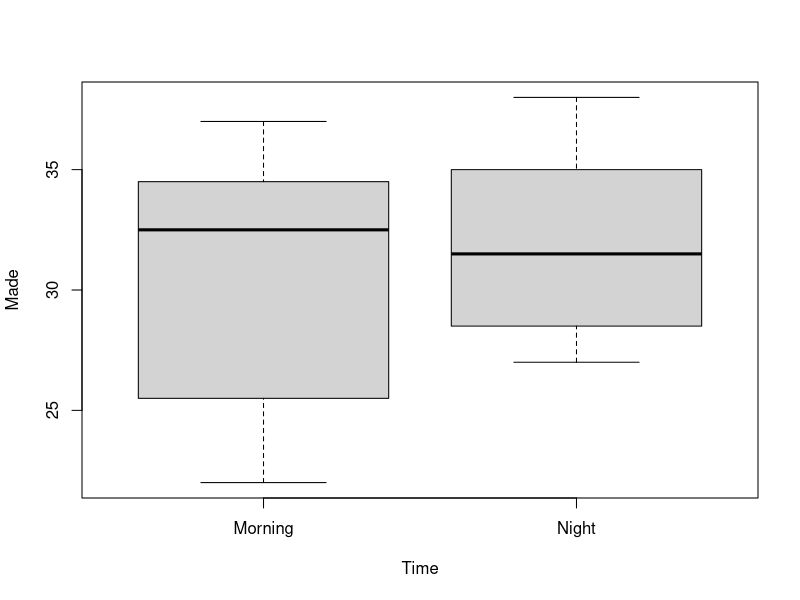
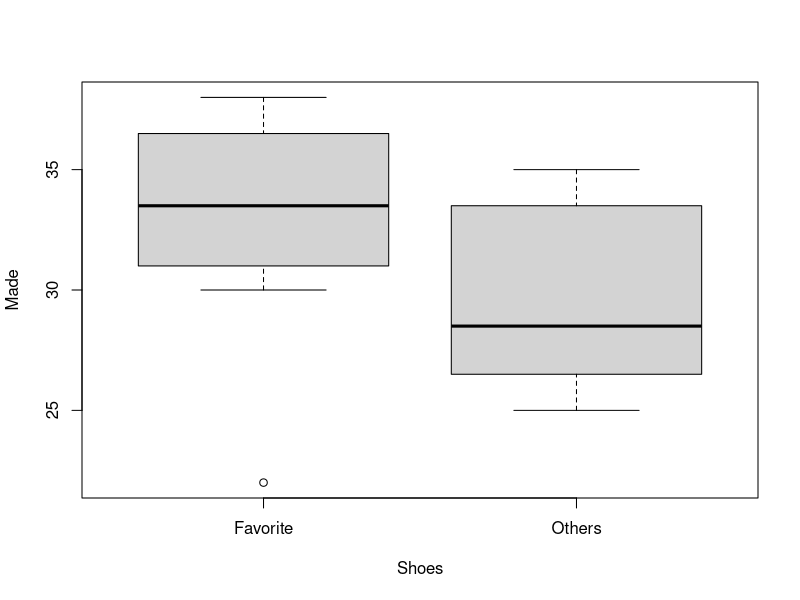

Generate these figures, in order, with R: (Note: this script raises an error after producing the figures.)
baskball <- read.table("blogpost - Two-Way Analysis of Variance with R - baskball.txt", header = TRUE)
baskball
attach(baskball)
tapply(Made, Time, mean)
tapply(Made, Shoes, mean)

# test for homoskedasticity

bartlett.test(baskball$Made, baskball$Shoes)
bartlett.test(baskball$Made, baskball$Time)

# p > 0.05 hence we don't reject the null hypothesis
# or we can see if the qchisq is bigger than the 
# Bartlett's K-squared

qchisq(0.950, 1) # where 1 is the degrees of freedom from 
# the Bartlett test

# or we can use another test

fligner.test(baskball$Made, baskball$Shoes)
fligner.test(baskball$Made, baskball$Time)

int <- aov(Made ~ Time*Shoes)
summary(int)
noint <- aov(Made ~ Time + Shoes)
summary(noint)
boxplot(Made ~ Time)
boxplot(Made ~ Shoes)
summary(aov(lm(Made ~ Time + Shoes + Time:Shoes)))
summary(aov(lm(Made ~ Time*Shoes)))
anova(aov(Made ~ Time*Shoes))
par(mfrow = c(1,2))
plot(Made ~ Time + Shoes)
par(mfrow = c(1,1))
interaction.plot(Time, Shoes, Made)
# Test for normality
qqnorm(lm(Made ~ Time + Shoes + Time:Shoes)$res)




